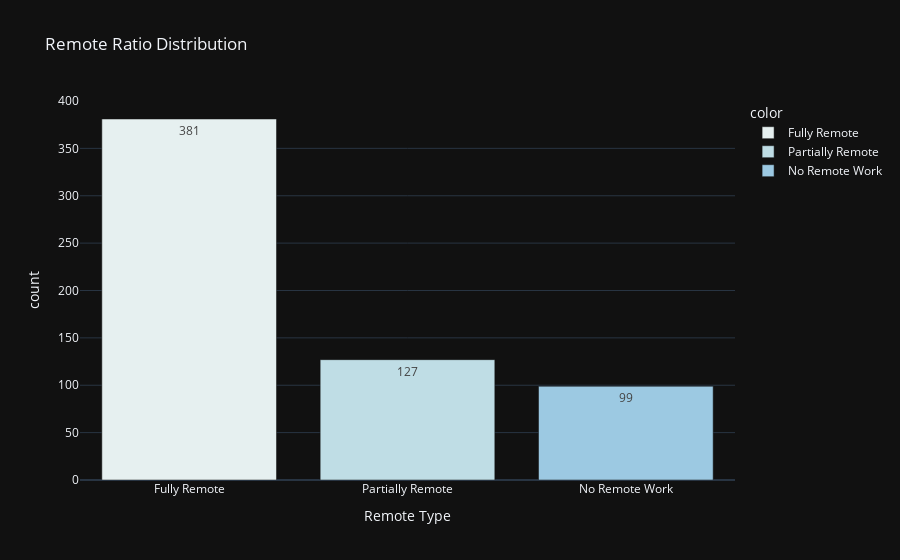

The notebook cell this image was saved under:
### Code cell
remote_type = ['Fully Remote','Partially Remote','No Remote Work']


fig = px.bar(x =remote_type, 
       y = df['remote_ratio'].value_counts().values,
       color = remote_type,
       color_discrete_sequence=px.colors.sequential.dense,
       text=df['remote_ratio'].value_counts().values,
       title = 'Remote Ratio Distribution',
       template='plotly_dark')
fig.update_layout(
    xaxis_title="Remote Type",
    yaxis_title="count")

fig.show()

### Figure 1 — Plotly figure (JSON) as saved in the notebook; plotly's stock layout.template omitted (floating-point values rounded to 4 significant figures)
{"data": [{"alignmentgroup": "True", "hovertemplate": "color=Fully Remote<br>x=%{x}<br>y=%{y}<br>text=%{text}<extra></extra>", "legendgroup": "Fully Remote", "marker": {"color": "rgb(230, 240, 240)", "pattern": {"shape": ""}}, "name": "Fully Remote", "offsetgroup": "Fully Remote", "orientation": "v", "showlegend": true, "text": [381], "textposition": "auto", "type": "bar", "x": ["Fully Remote"], "xaxis": "x", "y": [381], "yaxis": "y"}, {"alignmentgroup": "True", "hovertemplate": "color=Partially Remote<br>x=%{x}<br>y=%{y}<br>text=%{text}<extra></extra>", "legendgroup": "Partially Remote", "marker": {"color": "rgb(191, 221, 229)", "pattern": {"shape": ""}}, "name": "Partially Remote", "offsetgroup": "Partially Remote", "orientation": "v", "showlegend": true, "text": [127], "textposition": "auto", "type": "bar", "x": ["Partially Remote"], "xaxis": "x", "y": [127], "yaxis": "y"}, {"alignmentgroup": "True", "hovertemplate": "color=No Remote Work<br>x=%{x}<br>y=%{y}<br>text=%{text}<extra></extra>", "legendgroup": "No Remote Work", "marker": {"color": "rgb(156, 201, 226)", "pattern": {"shape": ""}}, "name": "No Remote Work", "offsetgroup": "No Remote Work", "orientation": "v", "showlegend": true, "text": [99], "textposition": "auto", "type": "bar", "x": ["No Remote Work"], "xaxis": "x", "y": [99], "yaxis": "y"}], "layout": {"barmode": "relative", "legend": {"title": {"text": "color"}, "tracegroupgap": 0}, "title": {"text": "Remote Ratio Distribution"}, "xaxis": {"anchor": "y", "domain": [0, 1], "title": {"text": "Remote Type"}}, "yaxis": {"anchor": "x", "domain": [0, 1], "title": {"text": "count"}}}}
